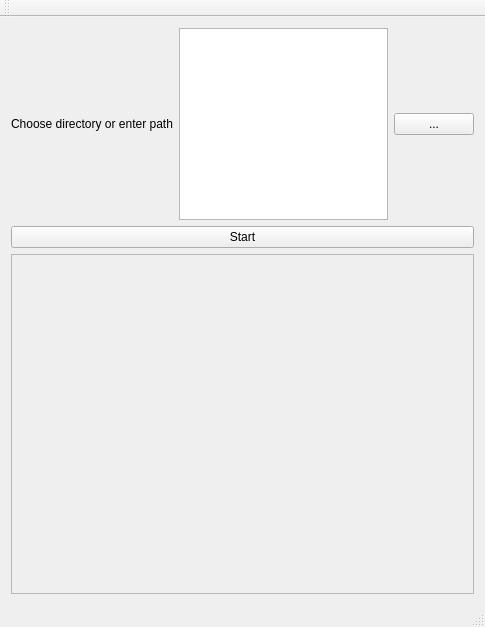
<?xml version="1.0" encoding="UTF-8"?>
<ui version="4.0">
 <class>PicturesFinder</class>
 <widget class="QMainWindow" name="PicturesFinder">
  <property name="geometry">
   <rect>
    <x>0</x>
    <y>0</y>
    <width>485</width>
    <height>627</height>
   </rect>
  </property>
  <property name="windowTitle">
   <string>PicturesFinder</string>
  </property>
  <widget class="QWidget" name="centralWidget">
   <layout class="QVBoxLayout" name="verticalLayout_3">
    <item>
     <layout class="QHBoxLayout" name="horizontalLayout">
      <item>
       <widget class="QLabel" name="chooseDirectoryLabel">
        <property name="text">
         <string>Choose directory or enter path</string>
        </property>
       </widget>
      </item>
      <item>
       <widget class="QPlainTextEdit" name="pathTextEdit">
        <property name="sizePolicy">
         <sizepolicy hsizetype="Expanding" vsizetype="Fixed">
          <horstretch>0</horstretch>
          <verstretch>0</verstretch>
         </sizepolicy>
        </property>
        <property name="verticalScrollBarPolicy">
         <enum>Qt::ScrollBarAlwaysOff</enum>
        </property>
        <property name="horizontalScrollBarPolicy">
         <enum>Qt::ScrollBarAlwaysOff</enum>
        </property>
       </widget>
      </item>
      <item>
       <widget class="QPushButton" name="browseButton">
        <property name="text">
         <string>...</string>
        </property>
       </widget>
      </item>
     </layout>
    </item>
    <item>
     <widget class="QPushButton" name="startButton">
      <property name="text">
       <string>Start</string>
      </property>
     </widget>
    </item>
    <item>
     <widget class="QScrollArea" name="scrollArea">
      <property name="widgetResizable">
       <bool>true</bool>
      </property>
      <widget class="QWidget" name="scrollAreaWidgetContents">
       <property name="geometry">
        <rect>
         <x>0</x>
         <y>0</y>
         <width>471</width>
         <height>346</height>
        </rect>
       </property>
      </widget>
     </widget>
    </item>
   </layout>
  </widget>
  <widget class="QMenuBar" name="menuBar">
   <property name="geometry">
    <rect>
     <x>0</x>
     <y>0</y>
     <width>485</width>
     <height>17</height>
    </rect>
   </property>
  </widget>
  <widget class="QToolBar" name="mainToolBar">
   <attribute name="toolBarArea">
    <enum>TopToolBarArea</enum>
   </attribute>
   <attribute name="toolBarBreak">
    <bool>false</bool>
   </attribute>
  </widget>
  <widget class="QStatusBar" name="statusBar"/>
 </widget>
 <layoutdefault spacing="6" margin="11"/>
 <resources/>
 <connections/>
</ui>
